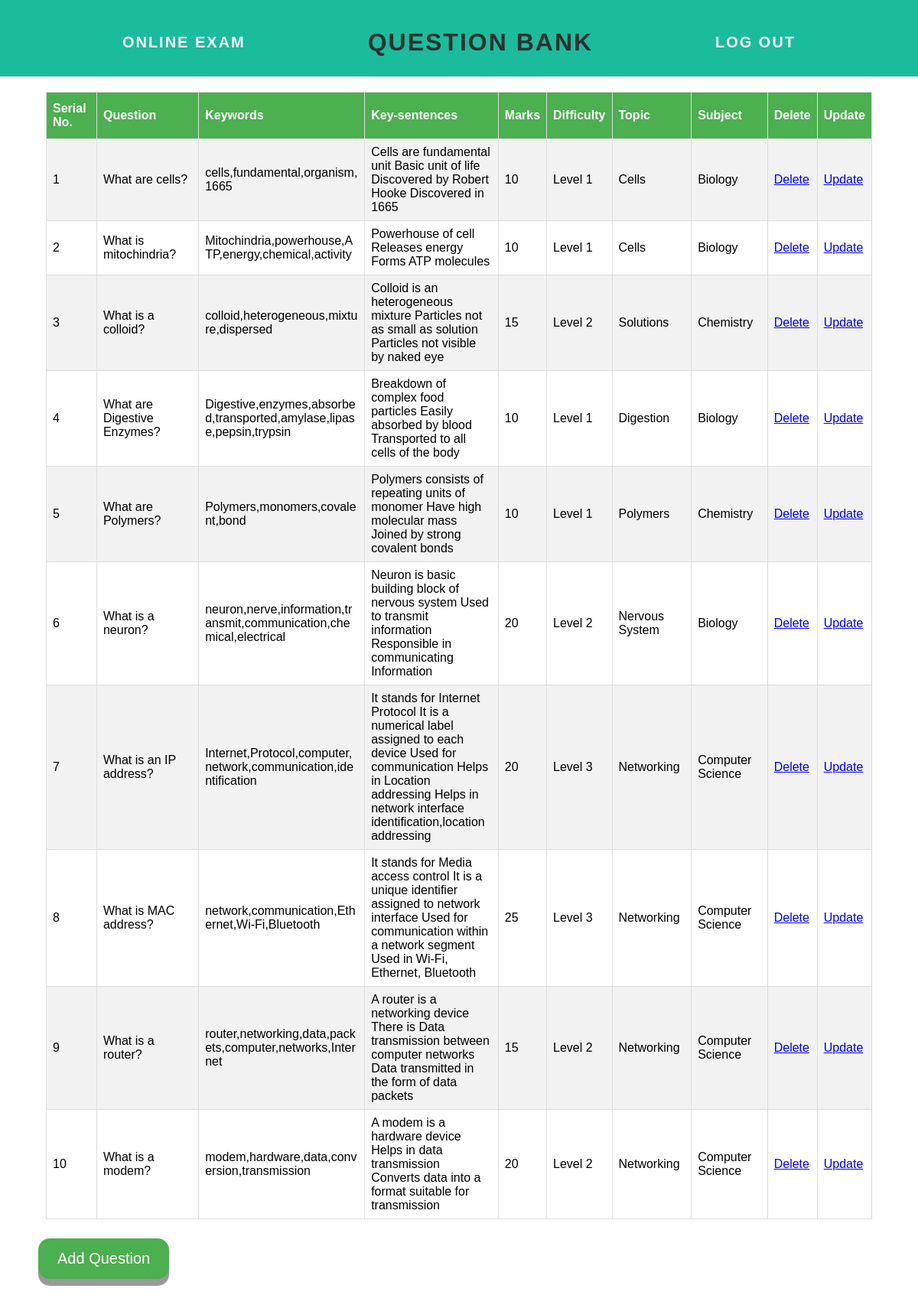
The page /questionbank on the database as committed earlier.
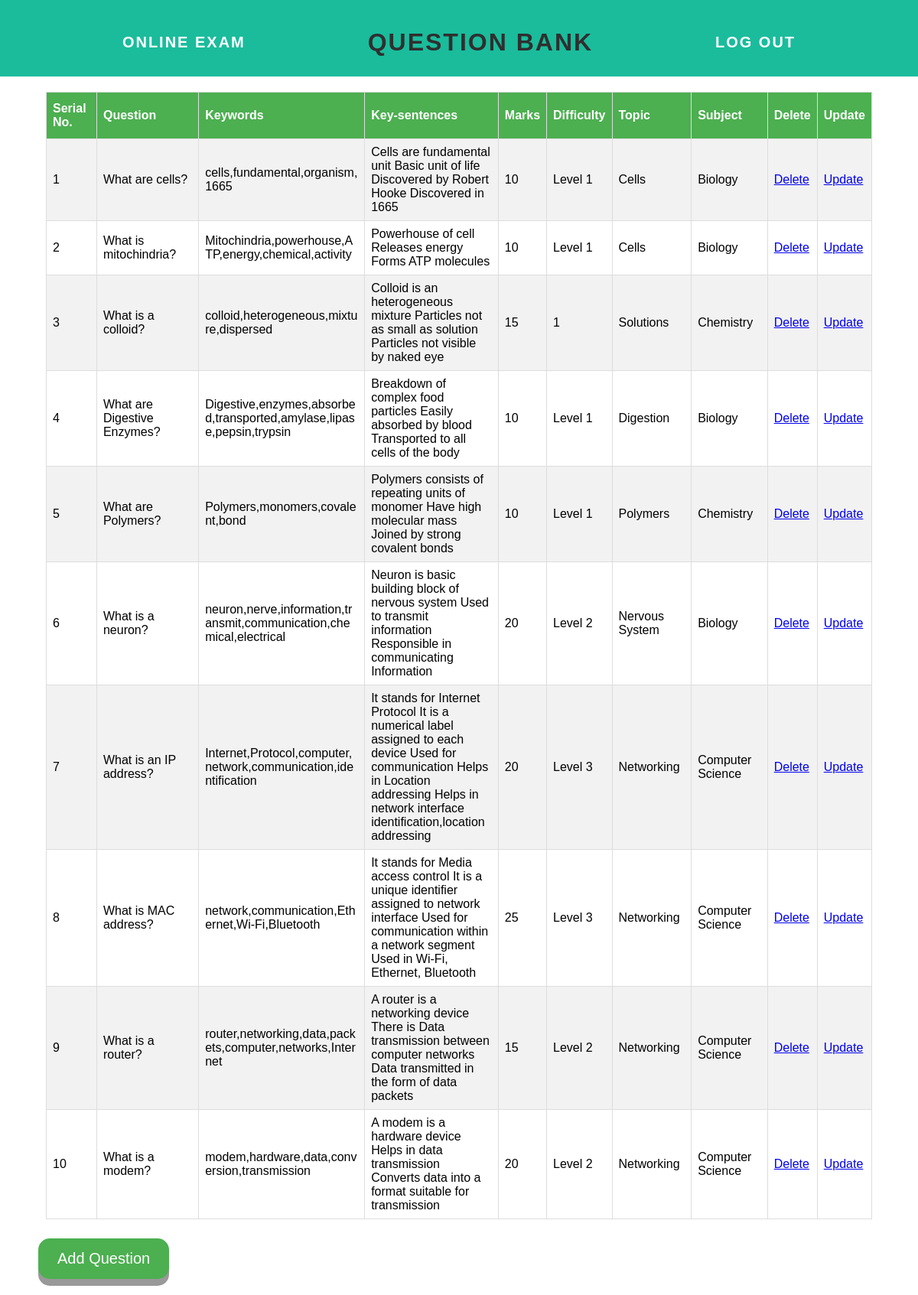
The same page on the database as committed later.
### tables this page shows
CREATE TABLE question(qid integer primary key autoincrement,
            question text not null unique, keywords text, keySentences text,
            marks integer not null, difficulty integer not null,
            topic text not null, subject text not null);

### app.py (the view)
@app.route('/questionbank', methods = ['POST', 'GET'])
def questionbank():
    form = questionForm()
    conn = sqlite3.connect("questionBank.db")
    c = conn.cursor()
    if request.method == 'POST':
        if form.validate():
            questionDetailList = []
            questionDetailList.append(form.question.data)
            questionDetailList.append(form.keywords.data)
            questionDetailList.append(form.keySentences.data)
            questionDetailList.append(form.marks.data)
            questionDetailList.append(form.difficulty.data)
            questionDetailList.append(form.topic.data)
            questionDetailList.append(form.subject.data)
            questionDetailTuple = tuple(questionDetailList)
            try:
                c.execute('''insert into question(question, keywords, keySentences, marks, difficulty, topic, subject)
                values(?, ?, ?, ?, ?, ?, ?)''', questionDetailTuple)
            except:
                flash("")
            c.execute("select * from question")
            conn.commit()
            questionLists = c.fetchall()
            conn.close()
            return render_template('qbpage.html', questionLists = questionLists)
        else:
            conn.close()
            return render_template('questionPage.html', form = form)
    else:
        c.execute("select * from question")
        questionLists = c.fetchall()
        conn.close()
        return render_template('qbpage.html', questionLists = questionLists)

### forms.py
class questionForm(Form):
    question = TextAreaField("Enter a Question", validators= [InputRequired("Question field is required"), DataRequired()], default="Write a Question...")
    keywords = TextAreaField("Enter keywords(as csv)", validators=[InputRequired("Keywords field is required")])
    keySentences = TextAreaField("Enter key-sentences(as csv)", validators=[InputRequired("Key-sentences field is required")])
    topic = TextField("Topic", validators=[InputRequired("Topic field is required")])
    difficulty = SelectField("Difficulty", choices = [('1', 'Level 1'), ('2', 'Level 2'), ('3', 'Level 3')])
    marks = IntegerField("Marks", validators=[InputRequired("Marks field is required")])
    subject = TextField("Subject", validators=[InputRequired("Subject field is required")])
    submit = SubmitField("Create question")

### templates/qbpage.html (shortened to what this page needs)
<html>
    <head>
        <link rel="stylesheet" href="{{ url_for('static', filename='css/main.css') }}">
    </head>
    <body>
        <div id="header">
            <div class="container">
                <a id="header-title" href="/teacherHome">Online Exam</a>
                <h1>QUESTION BANK</h1>
                <a href="/logout" id = "logout"> Log Out </a>
            </div>
        </div>
        {%  if questionLists|length < 1 %}
        <h4 style="text-align: center">There are no questions. Create one below!</h4>
        {%  else %}
        <table id = "table">
            <tr>
                <th>Serial No.</th>
                <th>Question</th>
                <th>Keywords</th>
                <th>Key-sentences</th>
                <th>Marks</th>
                <th>Difficulty</th>
                <th>Topic</th>
                <th>Subject</th>
                <th>Delete</th>
                <th>Update</th>
            </tr>
                {% for question in questionLists %}
            <tr>
                <td>{{ loop.index }}</td>
                <td class = "largest-width">{{ question[1] }}</td>
                <td class = "large-width">{{ question[2] }}</td>
                <td class = "large-width">{{ question[3] }}</td>
                <td>{{ question[4] }}</td>
                <td>{{ question[5] }}</td>
                <td>{{ question[6] }}</td>
                <td>{{ question[7] }}</td>
                <td><a href="/delete/{{question[0]}}">Delete</a></td>
                <td><a href="/update/{{question[0]}}">Update</a></td>
            </tr>
                {% endfor %}
        </table>
        {%  endif %}
        <div class="form">
            <form action="/createQuestion" method="POST">
                <input class = button type="submit" value="Add Question">
            </form>
        </div>
    </body>
</html>

Rows that differ between the two databases and show on the page:
changed question "What is a colloid?": difficulty "Level 2" → "1"
